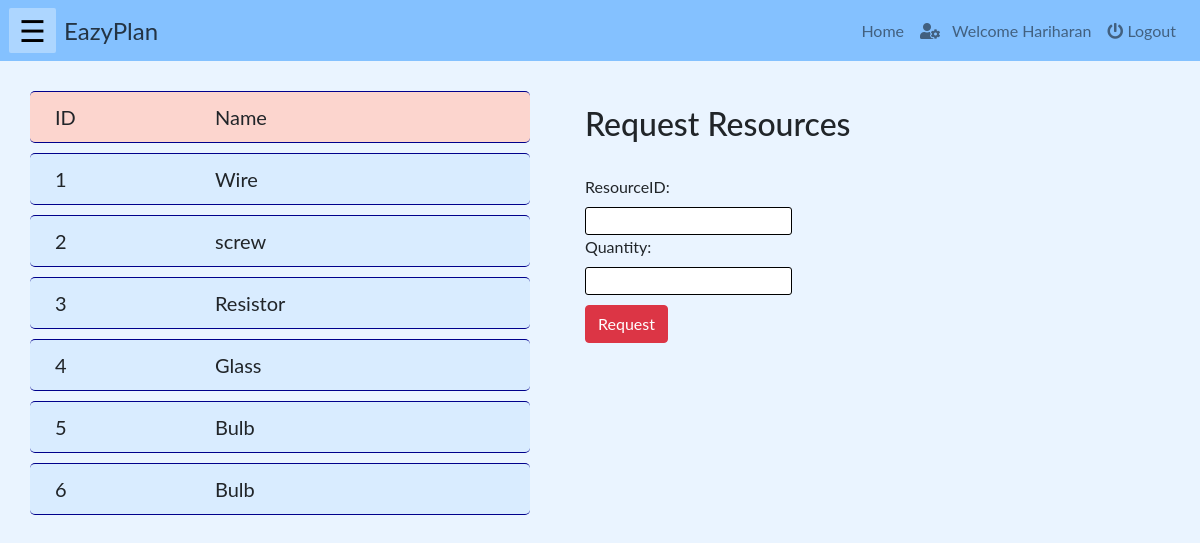
The app's page /php/requestResource.php (signed in), older data.
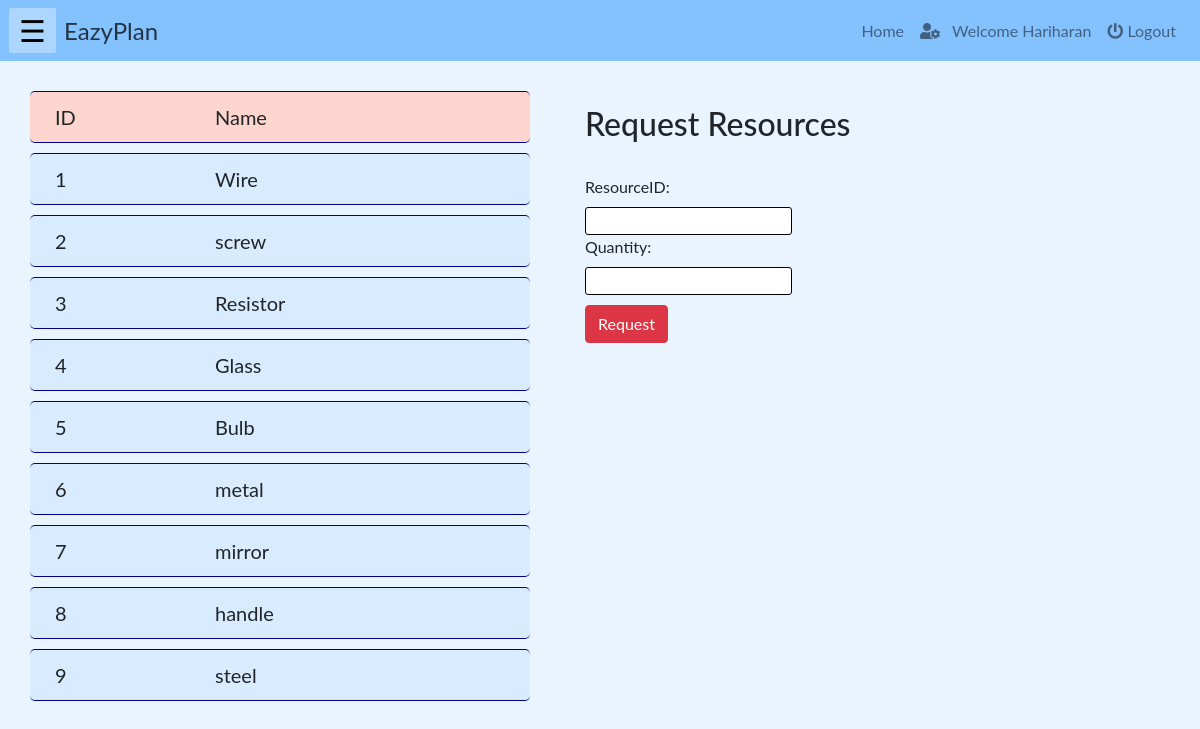
The same page, newer data.
### tables this page shows
CREATE TABLE `resource` (
  `id` int(10) NOT NULL,
  `name` varchar(200) NOT NULL,
  `quantity` int(100) NOT NULL,
  `unit` varchar(50) NOT NULL,
  `cost` int(100) NOT NULL
);

### php/requestResource.php (the view, shortened to what this page needs)
<!DOCTYPE html>
<html lang="en">
    <?php
        include("../php/headLinks.php");
        include("../connection/config.php");
        if(isset($_SESSION["name"]) && ($_SESSION["role"]=='worker'))
        {
    ?>
    <body>
        <?php
            include("../php/navbar.php");
        ?>
        <div class="row" style="width:95%; padding:20px">
            <div class="col-md-6">
                <div class="row" id="heading">
                    <div class="col-md-4" id="val" >ID</div>
                    <div class="col-md-8" id="val" >Name</div>
                </div>
                <?php
                    $sql = "select id, name from resource";
                    $resources = mysqli_query($db, $sql);
                    foreach($resources as $resource)
                        {
                ?>
                <div class="row" id="item">
                    <div class="col-md-4" id="val" ><?php echo $resource['id']; ?></div>
                    <div class="col-md-8" id="val" ><?php echo $resource['name']; ?></div>
                </div>
                <?php
                    }
                ?>
            </div>
            <div class="col-md-6">
                <form method="POST">
                <div class="container">
                <br><h2>Request Resources</h2><br>
                    <label id="val" >ResourceID:</label><br>
                    <input id="val" name="id" style="border-radius:3px;border:1px solid black;" required><br>
                    <label id="val" >Quantity:</label><br>
                    <input id="val" name="qty"  style="border-radius:3px;border:1px solid black;" required><br>
                    <button type="submit" class="btn btn-danger" style="margin-top:10px;">Request</button>
                </div>
            </div>
        </div>
    </body>
    <?php
        }
    else{
    echo "<h3 style='color:red'>Login to access the page...</h3>";
    echo "<a href='./login.php'>Click here to login</a>";
    }
    ?>
</html>

Row changes from the older to the newer data that the page shows:
changed resource id 6: name "Bulb" → "metal"
added resource: id "7", name "mirror"
added resource: id "8", name "handle"
added resource: id "9", name "steel"
